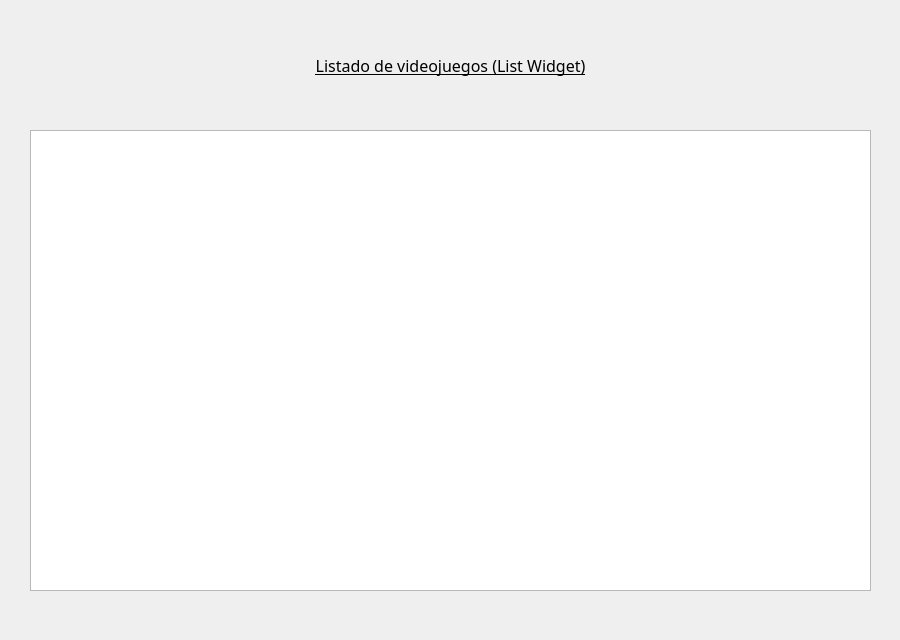
<?xml version="1.0" encoding="UTF-8"?>
<ui version="4.0">
 <class>Dialog</class>
 <widget class="QDialog" name="Dialog">
  <property name="geometry">
   <rect>
    <x>0</x>
    <y>0</y>
    <width>900</width>
    <height>640</height>
   </rect>
  </property>
  <property name="minimumSize">
   <size>
    <width>900</width>
    <height>640</height>
   </size>
  </property>
  <property name="maximumSize">
   <size>
    <width>900</width>
    <height>640</height>
   </size>
  </property>
  <property name="windowTitle">
   <string>Listado videojuegos</string>
  </property>
  <property name="sizeGripEnabled">
   <bool>false</bool>
  </property>
  <widget class="QLabel" name="lbl_listado">
   <property name="geometry">
    <rect>
     <x>30</x>
     <y>30</y>
     <width>841</width>
     <height>71</height>
    </rect>
   </property>
   <property name="font">
    <font>
     <family>Showcard Gothic</family>
     <pointsize>12</pointsize>
     <underline>true</underline>
    </font>
   </property>
   <property name="autoFillBackground">
    <bool>false</bool>
   </property>
   <property name="frameShape">
    <enum>QFrame::NoFrame</enum>
   </property>
   <property name="frameShadow">
    <enum>QFrame::Plain</enum>
   </property>
   <property name="text">
    <string>Listado de videojuegos (List Widget)</string>
   </property>
   <property name="alignment">
    <set>Qt::AlignCenter</set>
   </property>
  </widget>
  <widget class="QListWidget" name="lst_listado">
   <property name="geometry">
    <rect>
     <x>30</x>
     <y>130</y>
     <width>841</width>
     <height>461</height>
    </rect>
   </property>
  </widget>
  <widget class="QLabel" name="lbl_numero_juegos">
   <property name="geometry">
    <rect>
     <x>30</x>
     <y>590</y>
     <width>200</width>
     <height>31</height>
    </rect>
   </property>
   <property name="text">
    <string/>
   </property>
  </widget>
 </widget>
 <resources/>
 <connections/>
</ui>
